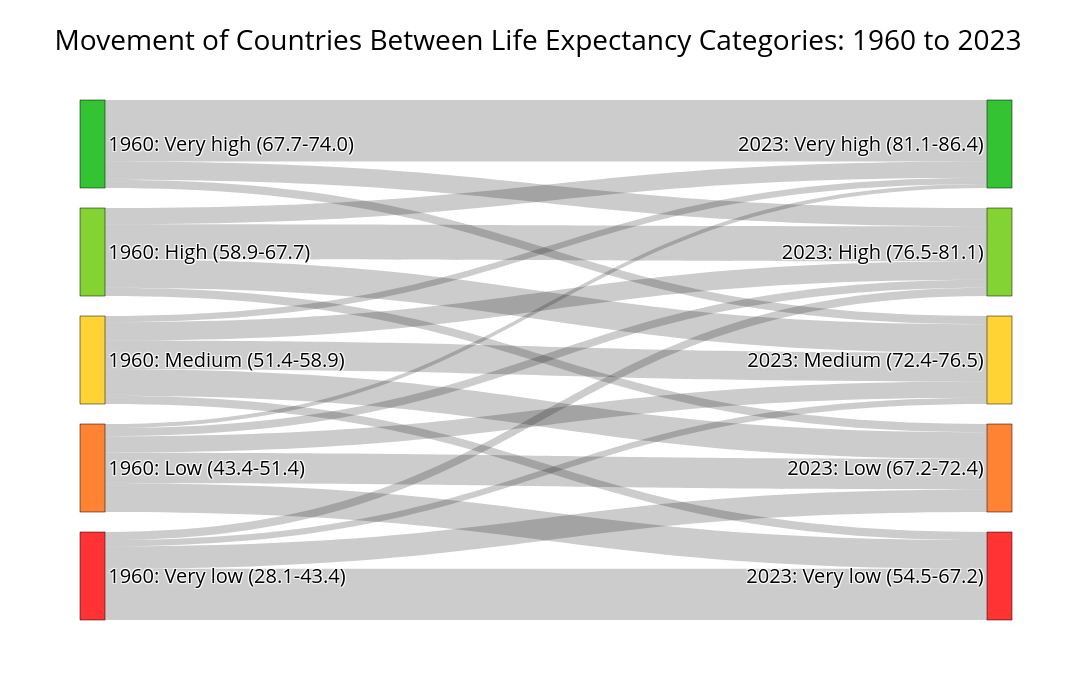

The code cell stored with this chart in its notebook:
### Code cell
# Plot Sankey diagram
fig = go.Figure(
    go.Sankey(
        arrangement="snap",
        node=dict(
            pad=20,
            thickness=25,
            line=dict(color="black", width=0.5),
            label=labels,
            color=node_colors,
            customdata=[
                (
                    f"Outgoing: {sum(values[k] for k in range(len(sources)) if sources[k]==i)}"
                    if i < 5
                    else f"Incoming: {sum(values[k] for k in range(len(targets)) if targets[k]==i)}"
                )
                for i in range(len(labels))
            ],
            hovertemplate="%{label}<br>%{customdata}<extra></extra>",
        ),
        link=dict(
            source=sources,
            target=targets,
            value=values,
            customdata=hover_texts,
            hovertemplate="Countries (%{value:d}):<br>%{customdata}<extra></extra>",
        ),
    )
)

fig.update_layout(
    title_text="Movement of Countries Between Life Expectancy Categories: 1960 to 2023",
    font_size=20,
    font_color="black",
    width=1400,
    height=700,
)

fig.show()

### Figure 1 — Plotly figure (JSON) as saved in the notebook; plotly's stock layout.template omitted (floating-point values rounded to 4 significant figures)
{"data": [{"arrangement": "snap", "link": {"customdata": ["Andorra<br>Australia<br>Austria<br>Belgium<br>Canada<br>Switzerland<br>Channel Islands<br>Denmark<br>Spain<br>Finland<br>France<br>Faroe Islands<br>United Kingdom<br>Gibraltar<br>Greece<br>Ireland<br>Iceland<br>Italy<br>Japan<br>Liechtenstein<br>Luxembourg<br>Monaco<br>Malta<br>Netherlands<br>Norway<br>New Zealand<br>Puerto Rico (US)<br>San Marino<br>Slovenia<br>Sweden", "Czechia<br>Germany<br>Estonia<br>Hungary<br>Lithuania<br>Poland<br>Slovak Republic<br>Uruguay<br>United States", "Bulgaria<br>Belarus<br>Latvia<br>Ukraine", "Bermuda<br>Cyprus<br>Hong Kong SAR, China<br>Kuwait<br>Macao SAR, China<br>Portugal<br>French Polynesia<br>Singapore", "Argentina<br>Armenia<br>Antigua and Barbuda<br>Costa Rica<br>Cuba<br>Curacao<br>Guam<br>Croatia<br>Isle of Man<br>Lebanon<br>Sri Lanka<br>St. Martin (French part)<br>Montenegro<br>Northern Mariana Islands<br>Panama<br>British Virgin Islands<br>Virgin Islands (U.S.)", "Aruba<br>American Samoa<br>Bahamas, The<br>Barbados<br>Georgia<br>Grenada<br>North Macedonia<br>Paraguay<br>Romania<br>Russian Federation<br>Serbia<br>Sint Maarten (Dutch part)<br>Seychelles<br>Trinidad and Tobago", "Dominica<br>Jamaica<br>Moldova<br>Philippines", "Chile<br>Korea, Rep.<br>Qatar", "Albania<br>Bosnia and Herzegovina<br>Colombia<br>Cayman Islands<br>Ecuador<br>Jordan<br>Malaysia<br>New Caledonia<br>Turks and Caicos Islands", "Belize<br>Brazil<br>Brunei Darussalam<br>Dominican Republic<br>Kazakhstan<br>St. Lucia<br>Mexico<br>Mauritius<br>Korea, Dem. People's Rep.<br>Suriname<br>Tonga<br>Uzbekistan<br>Venezuela, RB<br>Viet Nam", "Fiji<br>Micronesia, Fed. Sts.<br>Greenland<br>Guyana<br>Iraq<br>Kyrgyz Republic<br>St. Kitts and Nevis<br>Palau<br>Syrian Arab Republic<br>Tajikistan<br>Turkmenistan<br>St. Vincent and the Grenadines<br>Samoa", "Marshall Islands<br>Naoero<br>South Africa<br>Zimbabwe", "United Arab Emirates<br>Bahrain", "Peru<br>Saudi Arabia<br>Turkiye<br>Kosovo", "Azerbaijan<br>Bangladesh<br>Cabo Verde<br>Guatemala<br>Honduras<br>Nicaragua<br>Thailand<br>Tunisia", "Botswana<br>Egypt, Arab Rep.<br>Gabon<br>Indonesia<br>India<br>Mongolia<br>Mauritania<br>Namibia<br>Pakistan<br>Rwanda<br>Solomon Islands<br>El Salvador<br>Sao Tome and Principe<br>Uganda<br>Vanuatu", "Congo, Rep.<br>Ghana<br>Haiti<br>Kenya<br>Kiribati<br>Lesotho<br>Myanmar<br>Papua New Guinea<br>Sudan<br>Somalia, Fed. Rep.<br>Eswatini<br>Togo<br>Tuvalu<br>Zambia", "China<br>Iran, Islamic Rep.<br>Maldives<br>Oman", "Bhutan<br>Algeria<br>Morocco", "Bolivia<br>Eritrea<br>Ethiopia<br>Cambodia<br>Lao PDR<br>Libya<br>Malawi<br>Nepal<br>Senegal<br>Timor-Leste<br>Yemen, Rep.", "Afghanistan<br>Angola<br>Burundi<br>Benin<br>Burkina Faso<br>Central African Republic<br>Cote d'Ivoire<br>Cameroon<br>Congo, Dem. Rep.<br>Comoros<br>Djibouti<br>Guinea<br>Gambia, The<br>Guinea-Bissau<br>Equatorial Guinea<br>Liberia<br>Madagascar<br>Mali<br>Mozambique<br>Niger<br>Nigeria<br>Sierra Leone<br>South Sudan<br>Chad<br>Tanzania"], "hovertemplate": "Countries (%{value:d}):<br>%{customdata}<extra></extra>", "source": [0, 0, 0, 1, 1, 1, 1, 2, 2, 2, 2, 2, 3, 3, 3, 3, 3, 4, 4, 4, 4], "target": [5, 6, 7, 5, 6, 7, 8, 5, 6, 7, 8, 9, 5, 6, 7, 8, 9, 6, 7, 8, 9], "value": [30, 9, 4, 8, 17, 14, 4, 3, 9, 14, 13, 4, 2, 4, 8, 15, 14, 4, 3, 11, 25]}, "node": {"color": ["rgba(0,180,0,0.8)", "rgba(100,200,0,0.8)", "rgba(255,200,0,0.8)", "rgba(255,100,0,0.8)", "rgba(255,0,0,0.8)", "rgba(0,180,0,0.8)", "rgba(100,200,0,0.8)", "rgba(255,200,0,0.8)", "rgba(255,100,0,0.8)", "rgba(255,0,0,0.8)"], "customdata": ["Outgoing: 43", "Outgoing: 43", "Outgoing: 43", "Outgoing: 43", "Outgoing: 43", "Incoming: 43", "Incoming: 43", "Incoming: 43", "Incoming: 43", "Incoming: 43"], "hovertemplate": "%{label}<br>%{customdata}<extra></extra>", "label": ["1960: Very high (67.7-74.0)", "1960: High (58.9-67.7)", "1960: Medium (51.4-58.9)", "1960: Low (43.4-51.4)", "1960: Very low (28.1-43.4)", "2023: Very high (81.1-86.4)", "2023: High (76.5-81.1)", "2023: Medium (72.4-76.5)", "2023: Low (67.2-72.4)", "2023: Very low (54.5-67.2)"], "line": {"color": "black", "width": 0.5}, "pad": 20, "thickness": 25}, "type": "sankey"}], "layout": {"font": {"color": "black", "size": 20}, "height": 700, "title": {"text": "Movement of Countries Between Life Expectancy Categories: 1960 to 2023"}, "width": 1400}}
